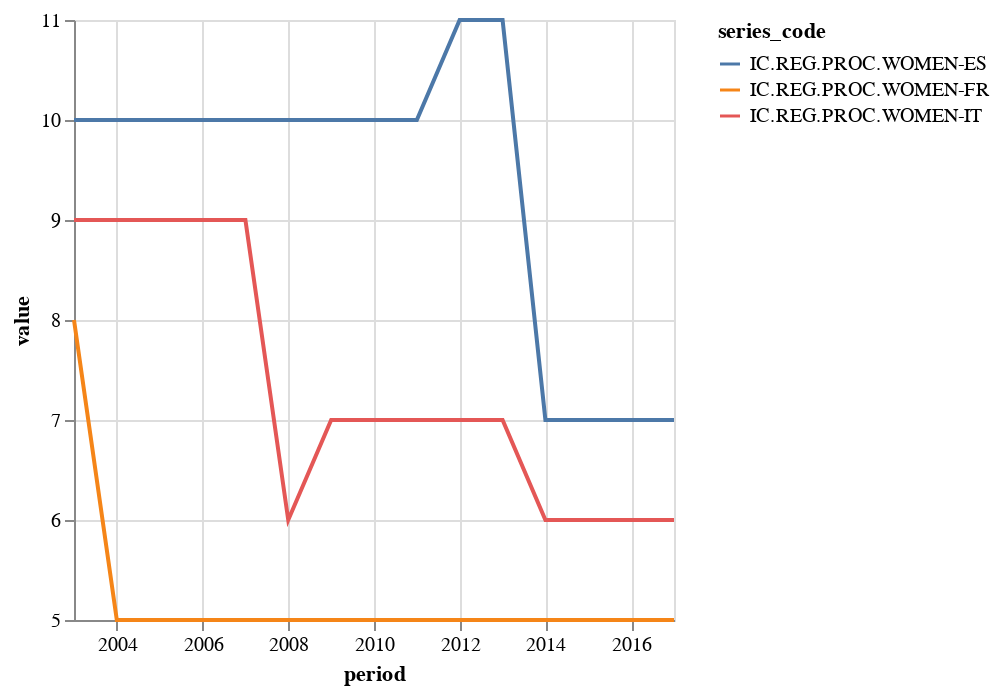

Notebook code cell kept with this figure:
### Code cell
chart = Chart(df3_clean).mark_line().encode(
    x='period',
    y=Y('value', scale=Scale(zero=False)),
    color='series_code',
)
chart

### Figure 1 — Vega-Lite specification as saved in the notebook (floating-point values rounded to 4 significant figures)
{"$schema": "https://vega.github.io/schema/vega-lite/v1.2.1.json", "data": {"values": [{"@frequency": "annual", "country": "FR", "country_label": "France", "dataset_code": "DB", "dataset_name": "Doing Business", "indicator": "IC.REG.PROC.WOMEN", "indicator_label": "Procedures required to start a business - Women (number)", "period": "2003-01-01", "provider_code": "WB", "series_code": "IC.REG.PROC.WOMEN-FR", "series_name": "Procedures required to start a business - Women (number) – France", "value": 8}, {"@frequency": "annual", "country": "FR", "country_label": "France", "dataset_code": "DB", "dataset_name": "Doing Business", "indicator": "IC.REG.PROC.WOMEN", "indicator_label": "Procedures required to start a business - Women (number)", "period": "2004-01-01", "provider_code": "WB", "series_code": "IC.REG.PROC.WOMEN-FR", "series_name": "Procedures required to start a business - Women (number) – France", "value": 5}, {"@frequency": "annual", "country": "FR", "country_label": "France", "dataset_code": "DB", "dataset_name": "Doing Business", "indicator": "IC.REG.PROC.WOMEN", "indicator_label": "Procedures required to start a business - Women (number)", "period": "2005-01-01", "provider_code": "WB", "series_code": "IC.REG.PROC.WOMEN-FR", "series_name": "Procedures required to start a business - Women (number) – France", "value": 5}, {"@frequency": "annual", "country": "FR", "country_label": "France", "dataset_code": "DB", "dataset_name": "Doing Business", "indicator": "IC.REG.PROC.WOMEN", "indicator_label": "Procedures required to start a business - Women (number)", "period": "2006-01-01", "provider_code": "WB", "series_code": "IC.REG.PROC.WOMEN-FR", "series_name": "Procedures required to start a business - Women (number) – France", "value": 5}, {"@frequency": "annual", "country": "FR", "country_label": "France", "dataset_code": "DB", "dataset_name": "Doing Business", "indicator": "IC.REG.PROC.WOMEN", "indicator_label": "Procedures required to start a business - Women (number)", "period": "2007-01-01", "provider_code": "WB", "series_code": "IC.REG.PROC.WOMEN-FR", "series_name": "Procedures required to start a business - Women (number) – France", "value": 5}, {"@frequency": "annual", "country": "FR", "country_label": "France", "dataset_code": "DB", "dataset_name": "Doing Business", "indicator": "IC.REG.PROC.WOMEN", "indicator_label": "Procedures required to start a business - Women (number)", "period": "2008-01-01", "provider_code": "WB", "series_code": "IC.REG.PROC.WOMEN-FR", "series_name": "Procedures required to start a business - Women (number) – France", "value": 5}, {"@frequency": "annual", "country": "FR", "country_label": "France", "dataset_code": "DB", "dataset_name": "Doing Business", "indicator": "IC.REG.PROC.WOMEN", "indicator_label": "Procedures required to start a business - Women (number)", "period": "2009-01-01", "provider_code": "WB", "series_code": "IC.REG.PROC.WOMEN-FR", "series_name": "Procedures required to start a business - Women (number) – France", "value": 5}, {"@frequency": "annual", "country": "FR", "country_label": "France", "dataset_code": "DB", "dataset_name": "Doing Business", "indicator": "IC.REG.PROC.WOMEN", "indicator_label": "Procedures required to start a business - Women (number)", "period": "2010-01-01", "provider_code": "WB", "series_code": "IC.REG.PROC.WOMEN-FR", "series_name": "Procedures required to start a business - Women (number) – France", "value": 5}, {"@frequency": "annual", "country": "FR", "country_label": "France", "dataset_code": "DB", "dataset_name": "Doing Business", "indicator": "IC.REG.PROC.WOMEN", "indicator_label": "Procedures required to start a business - Women (number)", "period": "2011-01-01", "provider_code": "WB", "series_code": "IC.REG.PROC.WOMEN-FR", "series_name": "Procedures required to start a business - Women (number) – France", "value": 5}, {"@frequency": "annual", "country": "FR", "country_label": "France", "dataset_code": "DB", "dataset_name": "Doing Business", "indicator": "IC.REG.PROC.WOMEN", "indicator_label": "Procedures required to start a business - Women (number)", "period": "2012-01-01", "provider_code": "WB", "series_code": "IC.REG.PROC.WOMEN-FR", "series_name": "Procedures required to start a business - Women (number) – France", "value": 5}, {"@frequency": "annual", "country": "FR", "country_label": "France", "dataset_code": "DB", "dataset_name": "Doing Business", "indicator": "IC.REG.PROC.WOMEN", "indicator_label": "Procedures required to start a business - Women (number)", "period": "2013-01-01", "provider_code": "WB", "series_code": "IC.REG.PROC.WOMEN-FR", "series_name": "Procedures required to start a business - Women (number) – France", "value": 5}, {"@frequency": "annual", "country": "FR", "country_label": "France", "dataset_code": "DB", "dataset_name": "Doing Business", "indicator": "IC.REG.PROC.WOMEN", "indicator_label": "Procedures required to start a business - Women (number)", "period": "2014-01-01", "provider_code": "WB", "series_code": "IC.REG.PROC.WOMEN-FR", "series_name": "Procedures required to start a business - Women (number) – France", "value": 5}, {"@frequency": "annual", "country": "FR", "country_label": "France", "dataset_code": "DB", "dataset_name": "Doing Business", "indicator": "IC.REG.PROC.WOMEN", "indicator_label": "Procedures required to start a business - Women (number)", "period": "2015-01-01", "provider_code": "WB", "series_code": "IC.REG.PROC.WOMEN-FR", "series_name": "Procedures required to start a business - Women (number) – France", "value": 5}, {"@frequency": "annual", "country": "FR", "country_label": "France", "dataset_code": "DB", "dataset_name": "Doing Business", "indicator": "IC.REG.PROC.WOMEN", "indicator_label": "Procedures required to start a business - Women (number)", "period": "2016-01-01", "provider_code": "WB", "series_code": "IC.REG.PROC.WOMEN-FR", "series_name": "Procedures required to start a business - Women (number) – France", "value": 5}, {"@frequency": "annual", "country": "FR", "country_label": "France", "dataset_code": "DB", "dataset_name": "Doing Business", "indicator": "IC.REG.PROC.WOMEN", "indicator_label": "Procedures required to start a business - Women (number)", "period": "2017-01-01", "provider_code": "WB", "series_code": "IC.REG.PROC.WOMEN-FR", "series_name": "Procedures required to start a business - Women (number) – France", "value": 5}, {"@frequency": "annual", "country": "IT", "country_label": "Italy", "dataset_code": "DB", "dataset_name": "Doing Business", "indicator": "IC.REG.PROC.WOMEN", "indicator_label": "Procedures required to start a business - Women (number)", "period": "2003-01-01", "provider_code": "WB", "series_code": "IC.REG.PROC.WOMEN-IT", "series_name": "Procedures required to start a business - Women (number) – Italy", "value": 9}, {"@frequency": "annual", "country": "IT", "country_label": "Italy", "dataset_code": "DB", "dataset_name": "Doing Business", "indicator": "IC.REG.PROC.WOMEN", "indicator_label": "Procedures required to start a business - Women (number)", "period": "2004-01-01", "provider_code": "WB", "series_code": "IC.REG.PROC.WOMEN-IT", "series_name": "Procedures required to start a business - Women (number) – Italy", "value": 9}, {"@frequency": "annual", "country": "IT", "country_label": "Italy", "dataset_code": "DB", "dataset_name": "Doing Business", "indicator": "IC.REG.PROC.WOMEN", "indicator_label": "Procedures required to start a business - Women (number)", "period": "2005-01-01", "provider_code": "WB", "series_code": "IC.REG.PROC.WOMEN-IT", "series_name": "Procedures required to start a business - Women (number) – Italy", "value": 9}, {"@frequency": "annual", "country": "IT", "country_label": "Italy", "dataset_code": "DB", "dataset_name": "Doing Business", "indicator": "IC.REG.PROC.WOMEN", "indicator_label": "Procedures required to start a business - Women (number)", "period": "2006-01-01", "provider_code": "WB", "series_code": "IC.REG.PROC.WOMEN-IT", "series_name": "Procedures required to start a business - Women (number) – Italy", "value": 9}, {"@frequency": "annual", "country": "IT", "country_label": "Italy", "dataset_code": "DB", "dataset_name": "Doing Business", "indicator": "IC.REG.PROC.WOMEN", "indicator_label": "Procedures required to start a business - Women (number)", "period": "2007-01-01", "provider_code": "WB", "series_code": "IC.REG.PROC.WOMEN-IT", "series_name": "Procedures required to start a business - Women (number) – Italy", "value": 9}, {"@frequency": "annual", "country": "IT", "country_label": "Italy", "dataset_code": "DB", "dataset_name": "Doing Business", "indicator": "IC.REG.PROC.WOMEN", "indicator_label": "Procedures required to start a business - Women (number)", "period": "2008-01-01", "provider_code": "WB", "series_code": "IC.REG.PROC.WOMEN-IT", "series_name": "Procedures required to start a business - Women (number) – Italy", "value": 6}, {"@frequency": "annual", "country": "IT", "country_label": "Italy", "dataset_code": "DB", "dataset_name": "Doing Business", "indicator": "IC.REG.PROC.WOMEN", "indicator_label": "Procedures required to start a business - Women (number)", "period": "2009-01-01", "provider_code": "WB", "series_code": "IC.REG.PROC.WOMEN-IT", "series_name": "Procedures required to start a business - Women (number) – Italy", "value": 7}, {"@frequency": "annual", "country": "IT", "country_label": "Italy", "dataset_code": "DB", "dataset_name": "Doing Business", "indicator": "IC.REG.PROC.WOMEN", "indicator_label": "Procedures required to start a business - Women (number)", "period": "2010-01-01", "provider_code": "WB", "series_code": "IC.REG.PROC.WOMEN-IT", "series_name": "Procedures required to start a business - Women (number) – Italy", "value": 7}, {"@frequency": "annual", "country": "IT", "country_label": "Italy", "dataset_code": "DB", "dataset_name": "Doing Business", "indicator": "IC.REG.PROC.WOMEN", "indicator_label": "Procedures required to start a business - Women (number)", "period": "2011-01-01", "provider_code": "WB", "series_code": "IC.REG.PROC.WOMEN-IT", "series_name": "Procedures required to start a business - Women (number) – Italy", "value": 7}, {"@frequency": "annual", "country": "IT", "country_label": "Italy", "dataset_code": "DB", "dataset_name": "Doing Business", "indicator": "IC.REG.PROC.WOMEN", "indicator_label": "Procedures required to start a business - Women (number)", "period": "2012-01-01", "provider_code": "WB", "series_code": "IC.REG.PROC.WOMEN-IT", "series_name": "Procedures required to start a business - Women (number) – Italy", "value": 7}, {"@frequency": "annual", "country": "IT", "country_label": "Italy", "dataset_code": "DB", "dataset_name": "Doing Business", "indicator": "IC.REG.PROC.WOMEN", "indicator_label": "Procedures required to start a business - Women (number)", "period": "2013-01-01", "provider_code": "WB", "series_code": "IC.REG.PROC.WOMEN-IT", "series_name": "Procedures required to start a business - Women (number) – Italy", "value": 7}, {"@frequency": "annual", "country": "IT", "country_label": "Italy", "dataset_code": "DB", "dataset_name": "Doing Business", "indicator": "IC.REG.PROC.WOMEN", "indicator_label": "Procedures required to start a business - Women (number)", "period": "2014-01-01", "provider_code": "WB", "series_code": "IC.REG.PROC.WOMEN-IT", "series_name": "Procedures required to start a business - Women (number) – Italy", "value": 6}, {"@frequency": "annual", "country": "IT", "country_label": "Italy", "dataset_code": "DB", "dataset_name": "Doing Business", "indicator": "IC.REG.PROC.WOMEN", "indicator_label": "Procedures required to start a business - Women (number)", "period": "2015-01-01", "provider_code": "WB", "series_code": "IC.REG.PROC.WOMEN-IT", "series_name": "Procedures required to start a business - Women (number) – Italy", "value": 6}, {"@frequency": "annual", "country": "IT", "country_label": "Italy", "dataset_code": "DB", "dataset_name": "Doing Business", "indicator": "IC.REG.PROC.WOMEN", "indicator_label": "Procedures required to start a business - Women (number)", "period": "2016-01-01", "provider_code": "WB", "series_code": "IC.REG.PROC.WOMEN-IT", "series_name": "Procedures required to start a business - Women (number) – Italy", "value": 6}, {"@frequency": "annual", "country": "IT", "country_label": "Italy", "dataset_code": "DB", "dataset_name": "Doing Business", "indicator": "IC.REG.PROC.WOMEN", "indicator_label": "Procedures required to start a business - Women (number)", "period": "2017-01-01", "provider_code": "WB", "series_code": "IC.REG.PROC.WOMEN-IT", "series_name": "Procedures required to start a business - Women (number) – Italy", "value": 6}, {"@frequency": "annual", "country": "ES", "country_label": "Spain", "dataset_code": "DB", "dataset_name": "Doing Business", "indicator": "IC.REG.PROC.WOMEN", "indicator_label": "Procedures required to start a business - Women (number)", "period": "2003-01-01", "provider_code": "WB", "series_code": "IC.REG.PROC.WOMEN-ES", "series_name": "Procedures required to start a business - Women (number) – Spain", "value": 10}, {"@frequency": "annual", "country": "ES", "country_label": "Spain", "dataset_code": "DB", "dataset_name": "Doing Business", "indicator": "IC.REG.PROC.WOMEN", "indicator_label": "Procedures required to start a business - Women (number)", "period": "2004-01-01", "provider_code": "WB", "series_code": "IC.REG.PROC.WOMEN-ES", "series_name": "Procedures required to start a business - Women (number) – Spain", "value": 10}, {"@frequency": "annual", "country": "ES", "country_label": "Spain", "dataset_code": "DB", "dataset_name": "Doing Business", "indicator": "IC.REG.PROC.WOMEN", "indicator_label": "Procedures required to start a business - Women (number)", "period": "2005-01-01", "provider_code": "WB", "series_code": "IC.REG.PROC.WOMEN-ES", "series_name": "Procedures required to start a business - Women (number) – Spain", "value": 10}, {"@frequency": "annual", "country": "ES", "country_label": "Spain", "dataset_code": "DB", "dataset_name": "Doing Business", "indicator": "IC.REG.PROC.WOMEN", "indicator_label": "Procedures required to start a business - Women (number)", "period": "2006-01-01", "provider_code": "WB", "series_code": "IC.REG.PROC.WOMEN-ES", "series_name": "Procedures required to start a business - Women (number) – Spain", "value": 10}, {"@frequency": "annual", "country": "ES", "country_label": "Spain", "dataset_code": "DB", "dataset_name": "Doing Business", "indicator": "IC.REG.PROC.WOMEN", "indicator_label": "Procedures required to start a business - Women (number)", "period": "2007-01-01", "provider_code": "WB", "series_code": "IC.REG.PROC.WOMEN-ES", "series_name": "Procedures required to start a business - Women (number) – Spain", "value": 10}, {"@frequency": "annual", "country": "ES", "country_label": "Spain", "dataset_code": "DB", "dataset_name": "Doing Business", "indicator": "IC.REG.PROC.WOMEN", "indicator_label": "Procedures required to start a business - Women (number)", "period": "2008-01-01", "provider_code": "WB", "series_code": "IC.REG.PROC.WOMEN-ES", "series_name": "Procedures required to start a business - Women (number) – Spain", "value": 10}, {"@frequency": "annual", "country": "ES", "country_label": "Spain", "dataset_code": "DB", "dataset_name": "Doing Business", "indicator": "IC.REG.PROC.WOMEN", "indicator_label": "Procedures required to start a business - Women (number)", "period": "2009-01-01", "provider_code": "WB", "series_code": "IC.REG.PROC.WOMEN-ES", "series_name": "Procedures required to start a business - Women (number) – Spain", "value": 10}, {"@frequency": "annual", "country": "ES", "country_label": "Spain", "dataset_code": "DB", "dataset_name": "Doing Business", "indicator": "IC.REG.PROC.WOMEN", "indicator_label": "Procedures required to start a business - Women (number)", "period": "2010-01-01", "provider_code": "WB", "series_code": "IC.REG.PROC.WOMEN-ES", "series_name": "Procedures required to start a business - Women (number) – Spain", "value": 10}, {"@frequency": "annual", "country": "ES", "country_label": "Spain", "dataset_code": "DB", "dataset_name": "Doing Business", "indicator": "IC.REG.PROC.WOMEN", "indicator_label": "Procedures required to start a business - Women (number)", "period": "2011-01-01", "provider_code": "WB", "series_code": "IC.REG.PROC.WOMEN-ES", "series_name": "Procedures required to start a business - Women (number) – Spain", "value": 10}, {"@frequency": "annual", "country": "ES", "country_label": "Spain", "dataset_code": "DB", "dataset_name": "Doing Business", "indicator": "IC.REG.PROC.WOMEN", "indicator_label": "Procedures required to start a business - Women (number)", "period": "2012-01-01", "provider_code": "WB", "series_code": "IC.REG.PROC.WOMEN-ES", "series_name": "Procedures required to start a business - Women (number) – Spain", "value": 11}, {"@frequency": "annual", "country": "ES", "country_label": "Spain", "dataset_code": "DB", "dataset_name": "Doing Business", "indicator": "IC.REG.PROC.WOMEN", "indicator_label": "Procedures required to start a business - Women (number)", "period": "2013-01-01", "provider_code": "WB", "series_code": "IC.REG.PROC.WOMEN-ES", "series_name": "Procedures required to start a business - Women (number) – Spain", "value": 11}, {"@frequency": "annual", "country": "ES", "country_label": "Spain", "dataset_code": "DB", "dataset_name": "Doing Business", "indicator": "IC.REG.PROC.WOMEN", "indicator_label": "Procedures required to start a business - Women (number)", "period": "2014-01-01", "provider_code": "WB", "series_code": "IC.REG.PROC.WOMEN-ES", "series_name": "Procedures required to start a business - Women (number) – Spain", "value": 7}, {"@frequency": "annual", "country": "ES", "country_label": "Spain", "dataset_code": "DB", "dataset_name": "Doing Business", "indicator": "IC.REG.PROC.WOMEN", "indicator_label": "Procedures required to start a business - Women (number)", "period": "2015-01-01", "provider_code": "WB", "series_code": "IC.REG.PROC.WOMEN-ES", "series_name": "Procedures required to start a business - Women (number) – Spain", "value": 7}, {"@frequency": "annual", "country": "ES", "country_label": "Spain", "dataset_code": "DB", "dataset_name": "Doing Business", "indicator": "IC.REG.PROC.WOMEN", "indicator_label": "Procedures required to start a business - Women (number)", "period": "2016-01-01", "provider_code": "WB", "series_code": "IC.REG.PROC.WOMEN-ES", "series_name": "Procedures required to start a business - Women (number) – Spain", "value": 7}, {"@frequency": "annual", "country": "ES", "country_label": "Spain", "dataset_code": "DB", "dataset_name": "Doing Business", "indicator": "IC.REG.PROC.WOMEN", "indicator_label": "Procedures required to start a business - Women (number)", "period": "2017-01-01", "provider_code": "WB", "series_code": "IC.REG.PROC.WOMEN-ES", "series_name": "Procedures required to start a business - Women (number) – Spain", "value": 7}]}, "encoding": {"color": {"field": "series_code", "type": "nominal"}, "x": {"field": "period", "type": "temporal"}, "y": {"field": "value", "scale": {"zero": false}, "type": "quantitative"}}, "mark": "line"}
